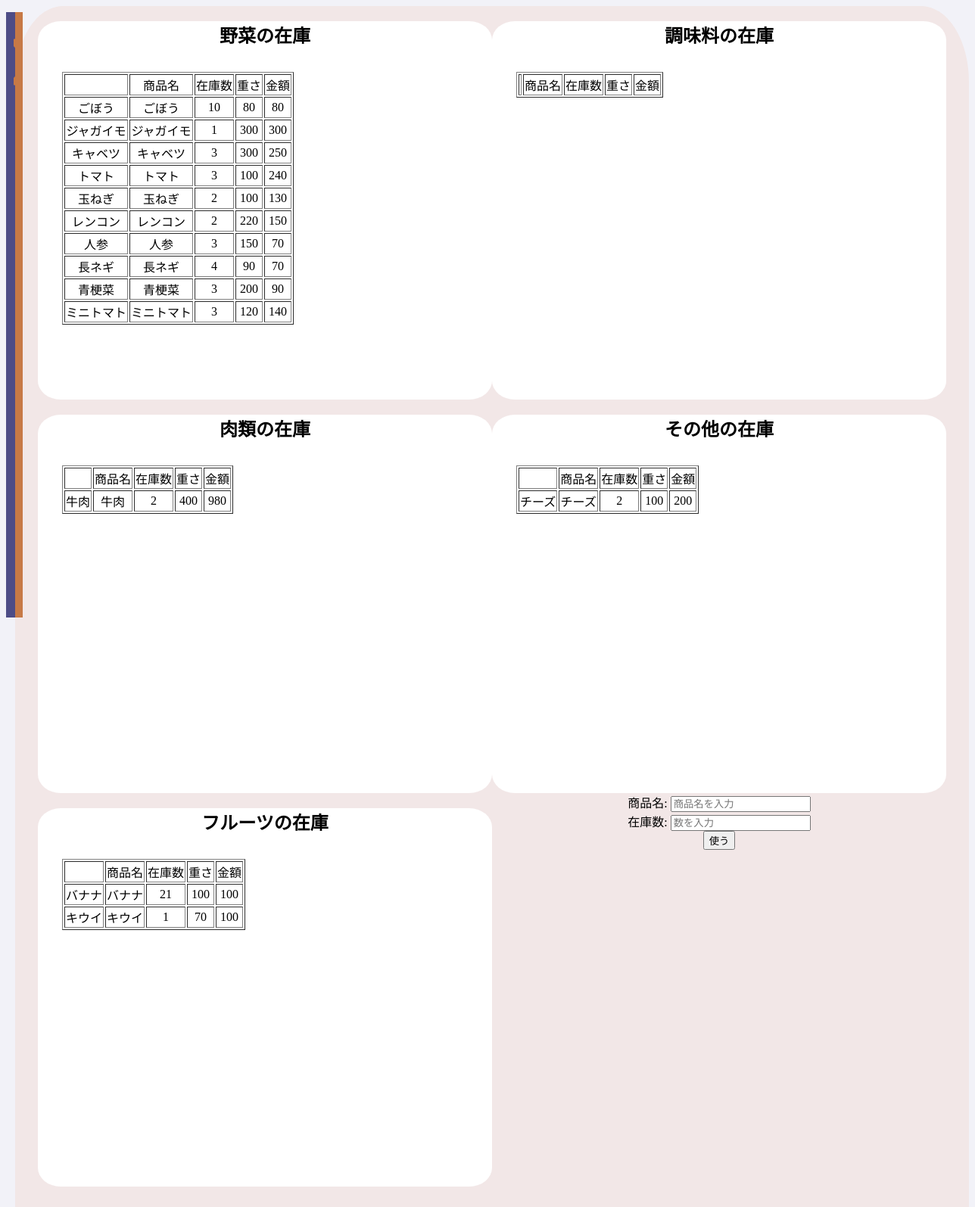
/list_one/, run on the app's committed database.
### app/models.py (models this page shows, shortened)
class Branch_one(models.Model):
    name = models.CharField(max_length=255)
    weight = models.IntegerField()
    stock = models.IntegerField()
    cost = models.IntegerField()
    classification = models.CharField('分類', max_length=10, default='その他')
    created_at = models.DateTimeField(auto_now_add=True)
    updated_at = models.DateTimeField(auto_now=True)

### app/views.py (the view)
# urls.py: path('list_one/', views.List_OneView.as_view(), name='list_one'),
class List_OneView(generic.ListView):
    model = Branch_one
    template_name = 'branch_one.html'
    def get_context_data(self, **kwargs):
        context=super().get_context_data(**kwargs)
        context['branch_one_vegetable_list'] = Branch_one.objects.filter(classification='野菜')
        context['branch_one_meet_list'] = Branch_one.objects.filter(classification='肉類')
        context['branch_one_fruits_list'] = Branch_one.objects.filter(classification='フルーツ')
        context['branch_one_seasoning_list'] = Branch_one.objects.filter(classification='調味料')
        context['branch_one_others_list'] = Branch_one.objects.filter(classification='その他')
        branch_one_vegetable_paginator = Paginator(context['branch_one_vegetable_list'], 10)
        branch_one_vegetable_page_number = self.request.GET.get('branch_one_vegetable_page')
        branch_one_vegetable_page_obj = branch_one_vegetable_paginator.get_page(branch_one_vegetable_page_number)
        context['branch_one_vegetable_page_obj'] = branch_one_vegetable_page_obj
        branch_one_meet_paginator = Paginator(context['branch_one_meet_list'], 10)
        branch_one_meet_page_number = self.request.GET.get('branch_one_meet_page')
        branch_one_meet_page_obj = branch_one_meet_paginator.get_page(branch_one_meet_page_number)
        context['branch_one_meet_page_obj'] = branch_one_meet_page_obj
        branch_one_fruits_paginator = Paginator(context['branch_one_fruits_list'], 10)
        branch_one_fruits_page_number = self.request.GET.get('branch_one_fruits_page')
        branch_one_fruits_page_obj = branch_one_fruits_paginator.get_page(branch_one_fruits_page_number)
        context['branch_one_fruits_page_obj'] = branch_one_fruits_page_obj
        branch_one_seasoning_paginator = Paginator(context['branch_one_seasoning_list'], 10)
        branch_one_seasoning_page_number = self.request.GET.get('branch_one_seasoning_page')
        branch_one_seasoning_page_obj = branch_one_seasoning_paginator.get_page(branch_one_seasoning_page_number)
        context['branch_one_seasoning_page_obj'] = branch_one_seasoning_page_obj
        branch_one_others_paginator = Paginator(context['branch_one_others_list'], 10)
        branch_one_others_page_number = self.request.GET.get('branch_one_others_page')
        branch_one_others_page_obj = branch_one_others_paginator.get_page(branch_one_others_page_number)
        context['branch_one_others_page_obj'] = branch_one_others_page_obj
        return context

### app/templates/branch_one.html (shortened to what this page needs)
{% extends 'base.html' %}
{% block content %}
    <div class="others">
        <div class="list_one">
            <div class="vege">
                <h2>野菜の在庫</h2>
                <table border="1">
                    <tr>
                        <td></td>
                        <td>商品名</td>
                        <td>在庫数</td>
                        <td>重さ</td>
                        <td>金額</td>
                    </tr>
                    {% for branch_vege in branch_one_vegetable_page_obj %}
                    <tr>
                        <td>{{ branch_vege.name }}</td>
                        <td>{{ branch_vege.name }}</td>
                        <td>{{ branch_vege.stock }}</td>
                        <td>{{ branch_vege.weight }}</td>
                        <td>{{ branch_vege.cost }}</td>
                    </tr>
                    {% endfor %}
                </table>
            </div>
            <div class="vege">
                <h2>肉類の在庫</h2>
                <table border="1">
                    <tr>
                        <td></td>
                        <td>商品名</td>
                        <td>在庫数</td>
                        <td>重さ</td>
                        <td>金額</td>
                    </tr>
                    {% for branch_meet in branch_one_meet_page_obj %}
                    <tr>
                        <td>{{ branch_meet.name }}</td>
                        <td>{{ branch_meet.name }}</td>
                        <td>{{ branch_meet.stock }}</td>
                        <td>{{ branch_meet.weight }}</td>
                        <td>{{ branch_meet.cost }}</td>
                    </tr>
                    {% endfor %}
                </table>
            </div>
            <div class="vege">
                <H2>フルーツの在庫</H2>
                <table border="1">
                    <tr>
                        <td></td>
                        <td>商品名</td>
                        <td>在庫数</td>
                        <td>重さ</td>
                        <td>金額</td>
                    </tr>
                    {% for branch_fru in branch_one_fruits_page_obj %}
                    <tr>
                        <td>{{ branch_fru.name }}</td>
                        <td>{{ branch_fru.name }}</td>
                        <td>{{ branch_fru.stock }}</td>
                        <td>{{ branch_fru.weight }}</td>
                        <td>{{ branch_fru.cost }}</td>
                    </tr>
                    {% endfor %}
                </table>
            </div>
        </div>
        <div class="list_two">
            <div class="veg">
                <h2>調味料の在庫</h2>
                <table border="1">
                    <tr>
                        <td></td>
                        <td>商品名</td>
                        <td>在庫数</td>
                        <td>重さ</td>
                        <td>金額</td>
                    </tr>
                </table>
            </div>
            <div class="veg">
                <h2>その他の在庫</h2>
                <table border="1">
                    <tr>
                        <td></td>
                        <td>商品名</td>
                        <td>在庫数</td>
                        <td>重さ</td>
                        <td>金額</td>
                    </tr>
                    {% for branch_other in branch_one_others_page_obj %}
                    <tr>
                        <td>{{ branch_other.name }}</td>
                        <td>{{ branch_other.name }}</td>
                        <td>{{ branch_other.stock }}</td>
                        <td>{{ branch_other.weight }}</td>
                        <td>{{ branch_other.cost }}</td>
                    </tr>
                    {% endfor %}
                </table>
            </div>
            <div class="form">
                <form method="POST" action="{% url 'app:liquidation_one' %}">
                    <label for="name">商品名:</label>
                    <input type="text" name="name" id="name" required placeholder="商品名を入力">
                    <br>
                    <label for="stock">在庫数:</label>
                    <input type="number" name="stock" id="stock" min="0" required placeholder="数を入力">
                    <br>
                    <input type="submit" value="使う">
                </form>
            </div>
        </div>
    </div>
{% endblock %}

### static/style.css (style rules this page uses)
body { background-color: #e0e0ed63; }
.others { width: 1300px; height: 2000px; background: rgb(242, 231, 231); border-radius: 5%; display: flex; text-align: center; justify-content: space-between; }
.vege { border-radius: 5%; margin-left: 30px; height: 500px; width: 600px; background: white; }
.veg { border-radius: 5%; margin-right: 30px; height: 500px; width: 600px; background: white; }
.vege table { margin: 2rem; text-align: center; }
.veg table { margin: 2rem; text-align: center; }
.form { height: 200px; width: 600px; }

### data on the page
Branch_one: name "ごぼう", stock "10", weight "80", cost "80"
Branch_one: name "ジャガイモ", stock "1", weight "300", cost "300"
Branch_one: name "キャベツ", stock "3", weight "300", cost "250"
Branch_one: name "トマト", stock "3", weight "100", cost "240"
Branch_one: name "玉ねぎ", stock "2", weight "100", cost "130"
Branch_one: name "レンコン", stock "2", weight "220", cost "150"
Branch_one: name "人参", stock "3", weight "150", cost "70"
Branch_one: name "長ネギ", stock "4", weight "90", cost "70"
Branch_one: name "青梗菜", stock "3", weight "200", cost "90"
Branch_one: name "ミニトマト", stock "3", weight "120", cost "140"
Branch_one: name "牛肉", stock "2", weight "400", cost "980"
Branch_one: name "バナナ", stock "21", weight "100", cost "100"
Branch_one: name "キウイ", stock "1", weight "70", cost "100"
Branch_one: name "チーズ", stock "2", weight "100", cost "200"
